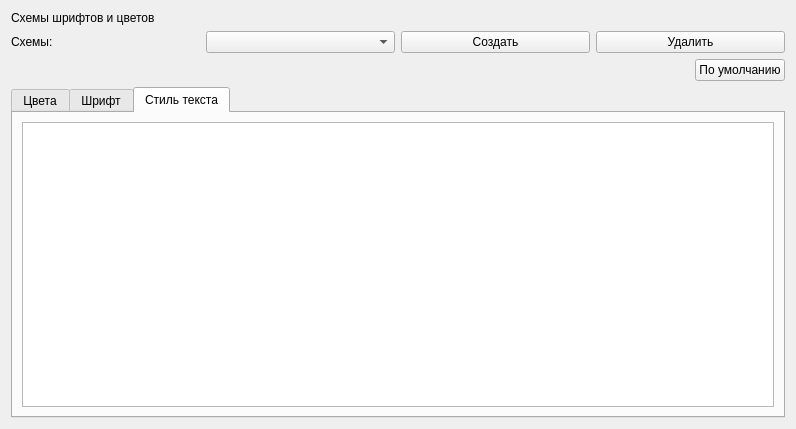
<?xml version="1.0" encoding="UTF-8"?>
<ui version="4.0">
 <class>SettingFontAndColor</class>
 <widget class="QWidget" name="SettingFontAndColor">
  <property name="geometry">
   <rect>
    <x>0</x>
    <y>0</y>
    <width>796</width>
    <height>429</height>
   </rect>
  </property>
  <property name="windowTitle">
   <string>Form</string>
  </property>
  <layout class="QVBoxLayout" name="verticalLayout">
   <item>
    <widget class="QLabel" name="label">
     <property name="text">
      <string>Схемы шрифтов и цветов</string>
     </property>
    </widget>
   </item>
   <item>
    <layout class="QHBoxLayout" name="horizontalLayout">
     <item>
      <widget class="QLabel" name="label_2">
       <property name="text">
        <string>Схемы:</string>
       </property>
      </widget>
     </item>
     <item>
      <widget class="QComboBox" name="comboBox"/>
     </item>
     <item>
      <widget class="QPushButton" name="pushButton">
       <property name="text">
        <string>Создать</string>
       </property>
      </widget>
     </item>
     <item>
      <widget class="QPushButton" name="pushButton_2">
       <property name="text">
        <string>Удалить</string>
       </property>
      </widget>
     </item>
    </layout>
   </item>
   <item>
    <layout class="QHBoxLayout" name="horizontalLayout_2">
     <item>
      <spacer name="horizontalSpacer">
       <property name="orientation">
        <enum>Qt::Horizontal</enum>
       </property>
       <property name="sizeHint" stdset="0">
        <size>
         <width>268</width>
         <height>20</height>
        </size>
       </property>
      </spacer>
     </item>
     <item>
      <widget class="QPushButton" name="pushButton_3">
       <property name="text">
        <string>По умолчанию</string>
       </property>
      </widget>
     </item>
    </layout>
   </item>
   <item>
    <widget class="QTabWidget" name="tabWidget">
     <property name="currentIndex">
      <number>2</number>
     </property>
     <property name="tabBarAutoHide">
      <bool>false</bool>
     </property>
     <widget class="QWidget" name="tab">
      <attribute name="title">
       <string>Цвета</string>
      </attribute>
      <layout class="QHBoxLayout" name="horizontalLayout_3">
       <item>
        <widget class="QGroupBox" name="groupBox">
         <property name="title">
          <string>Область редактирование</string>
         </property>
         <layout class="QGridLayout" name="gridLayout">
          <item row="0" column="0">
           <widget class="QLabel" name="label_3">
            <property name="text">
             <string>Фон</string>
            </property>
           </widget>
          </item>
          <item row="0" column="1">
           <spacer name="horizontalSpacer_2">
            <property name="orientation">
             <enum>Qt::Horizontal</enum>
            </property>
            <property name="sizeHint" stdset="0">
             <size>
              <width>476</width>
              <height>20</height>
             </size>
            </property>
           </spacer>
          </item>
          <item row="0" column="2">
           <widget class="QPushButton" name="pushButton_4">
            <property name="text">
             <string>PushButton</string>
            </property>
           </widget>
          </item>
          <item row="1" column="0">
           <widget class="QLabel" name="label_4">
            <property name="text">
             <string>Выделенный текст</string>
            </property>
           </widget>
          </item>
          <item row="1" column="1">
           <spacer name="horizontalSpacer_3">
            <property name="orientation">
             <enum>Qt::Horizontal</enum>
            </property>
            <property name="sizeHint" stdset="0">
             <size>
              <width>476</width>
              <height>20</height>
             </size>
            </property>
           </spacer>
          </item>
          <item row="1" column="2">
           <widget class="QPushButton" name="pushButton_5">
            <property name="text">
             <string>PushButton</string>
            </property>
           </widget>
          </item>
          <item row="2" column="0">
           <widget class="QLabel" name="label_5">
            <property name="text">
             <string>Текущая строка</string>
            </property>
           </widget>
          </item>
          <item row="2" column="1">
           <spacer name="horizontalSpacer_4">
            <property name="orientation">
             <enum>Qt::Horizontal</enum>
            </property>
            <property name="sizeHint" stdset="0">
             <size>
              <width>476</width>
              <height>20</height>
             </size>
            </property>
           </spacer>
          </item>
          <item row="2" column="2">
           <widget class="QPushButton" name="pushButton_6">
            <property name="text">
             <string>PushButton</string>
            </property>
           </widget>
          </item>
          <item row="3" column="0">
           <widget class="QLabel" name="label_6">
            <property name="text">
             <string>Найденный текст</string>
            </property>
           </widget>
          </item>
          <item row="3" column="1">
           <spacer name="horizontalSpacer_5">
            <property name="orientation">
             <enum>Qt::Horizontal</enum>
            </property>
            <property name="sizeHint" stdset="0">
             <size>
              <width>476</width>
              <height>20</height>
             </size>
            </property>
           </spacer>
          </item>
          <item row="3" column="2">
           <widget class="QPushButton" name="pushButton_7">
            <property name="text">
             <string>PushButton</string>
            </property>
           </widget>
          </item>
          <item row="4" column="0">
           <widget class="QLabel" name="label_7">
            <property name="text">
             <string>Заменённый текст</string>
            </property>
           </widget>
          </item>
          <item row="4" column="1">
           <spacer name="horizontalSpacer_6">
            <property name="orientation">
             <enum>Qt::Horizontal</enum>
            </property>
            <property name="sizeHint" stdset="0">
             <size>
              <width>476</width>
              <height>20</height>
             </size>
            </property>
           </spacer>
          </item>
          <item row="4" column="2">
           <widget class="QPushButton" name="pushButton_8">
            <property name="text">
             <string>PushButton</string>
            </property>
           </widget>
          </item>
         </layout>
        </widget>
       </item>
      </layout>
     </widget>
     <widget class="QWidget" name="">
      <attribute name="title">
       <string>Шрифт</string>
      </attribute>
      <layout class="QGridLayout" name="gridLayout_2">
       <item row="0" column="0">
        <widget class="QLabel" name="label_8">
         <property name="text">
          <string>Гарнитура:</string>
         </property>
        </widget>
       </item>
       <item row="0" column="1">
        <widget class="QLabel" name="label_9">
         <property name="text">
          <string>Начертание:</string>
         </property>
        </widget>
       </item>
       <item row="0" column="2">
        <widget class="QLabel" name="label_10">
         <property name="text">
          <string>Размер:</string>
         </property>
        </widget>
       </item>
       <item row="1" column="0">
        <widget class="QListWidget" name="listWidget"/>
       </item>
       <item row="1" column="1">
        <widget class="QListWidget" name="listWidget_2"/>
       </item>
       <item row="1" column="2">
        <widget class="QListWidget" name="listWidget_3"/>
       </item>
       <item row="2" column="0" colspan="3">
        <widget class="QTextEdit" name="textEdit"/>
       </item>
      </layout>
     </widget>
     <widget class="QWidget" name="tab_3">
      <attribute name="title">
       <string>Стиль текста</string>
      </attribute>
      <layout class="QHBoxLayout" name="horizontalLayout_4">
       <item>
        <widget class="QTableWidget" name="tableWidget"/>
       </item>
      </layout>
     </widget>
    </widget>
   </item>
  </layout>
 </widget>
 <resources/>
 <connections/>
</ui>
